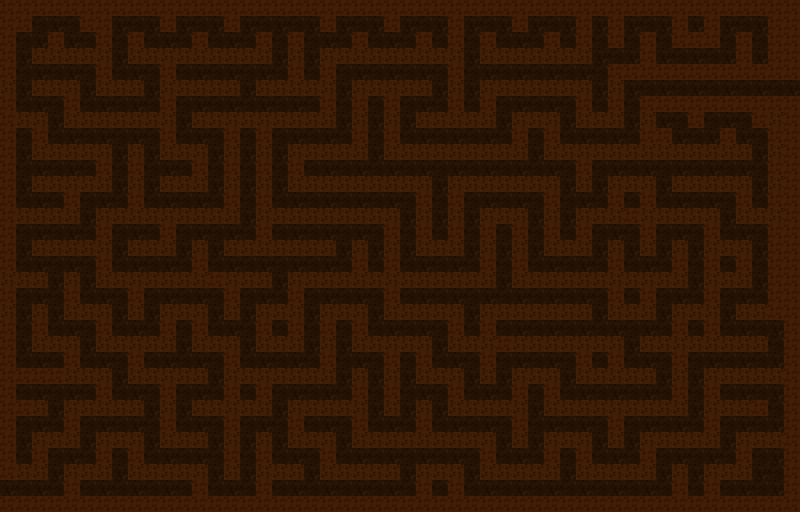

Tiled map render using the project's own tile images. Description and the map definition, with tile-layer contents summarised, below:
An orthogonal 50x32 tile map with 16x16 px tiles, 3 tile layers (back, collideGround, front) and 3 objects (egg).

<map version="1.0" tiledversion="1.0.3" orientation="orthogonal" renderorder="right-down" width="50" height="32" tilewidth="16" tileheight="16" nextobjectid="32">
 <tileset firstgid="1" name="tileground" tilewidth="16" tileheight="16" tilecount="64" columns="8">
  <image source="../assets/tileset/tileset.png" width="128" height="128" />
  <tile id="0">
   <properties>
    <property name="collides" type="bool" value="true" />
   </properties>
  </tile>
  <tile id="1">
   <properties>
    <property name="collides" type="bool" value="true" />
   </properties>
  </tile>
  <tile id="9">
   <properties>
    <property name="collides" type="bool" value="true" />
   </properties>
  </tile>
  <tile id="17">
   <properties>
    <property name="collides" type="bool" value="true" />
   </properties>
  </tile>
 </tileset>
 <layer name="back" width="50" height="32" opacity="0.5">
  <data>[1600 cells, 1600 non-empty, 4 distinct tile ids]</data>
 </layer>
 <layer name="collideGround" width="50" height="32">
  <data>[1600 cells, 862 non-empty, 1 distinct tile ids]</data>
 </layer>
 <objectgroup name="doors">
  <object id="29" gid="9" x="0" y="496" width="16" height="16">
   <properties>
    <property name="destination" value="map6" />
    <property name="key" value="door" />
    <property name="open" type="bool" value="true" />
    <property name="openWith" value="any" />
    <property name="playerX" type="int" value="48" />
    <property name="playerY" type="int" value="14" />
    <property name="side" value="left" />
   </properties>
  </object>
  <object id="31" gid="9" x="784" y="96" width="16" height="16">
   <properties>
    <property name="destination" value="map8" />
    <property name="key" value="door" />
    <property name="open" type="bool" value="true" />
    <property name="openWith" value="any" />
    <property name="playerX" type="int" value="1" />
    <property name="playerY" type="int" value="5" />
    <property name="side" value="left" />
   </properties>
  </object>
 </objectgroup>
 <objectgroup name="eggs">
  <object id="30" name="egg" gid="17" x="736" y="96" width="16" height="16">
   <properties>
    <property name="ability" value="egg" />
    <property name="egg" type="bool" value="true" />
    <property name="id" value="13" />
    <property name="key" value="egg" />
   </properties>
  </object>
 </objectgroup>
 <layer name="front" width="50" height="32">
  <data>[1600 cells, 0 non-empty, 0 distinct tile ids]</data>
 </layer>
</map>
